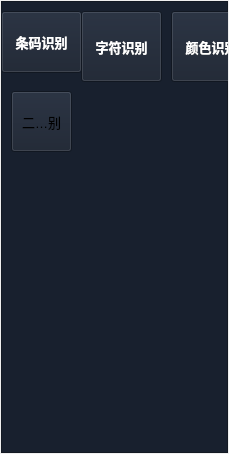
            <widget class="QWidget" name="page_4">
             <property name="geometry">
              <rect>
               <x>0</x>
               <y>0</y>
               <width>229</width>
               <height>454</height>
              </rect>
             </property>
             <attribute name="icon">
              <iconset>
               <normaloff>../../../MatchTest/Resources/视觉识别.png</normaloff>../../../MatchTest/Resources/视觉识别.png</iconset>
             </attribute>
             <attribute name="label">
              <string>视觉识别</string>
             </attribute>
             <layout class="QGridLayout" name="gridLayout_5">
              <property name="leftMargin">
               <number>1</number>
              </property>
              <property name="topMargin">
               <number>1</number>
              </property>
              <property name="rightMargin">
               <number>1</number>
              </property>
              <property name="bottomMargin">
               <number>1</number>
              </property>
              <property name="spacing">
               <number>1</number>
              </property>
              <item row="0" column="0">
               <widget class="QFrame" name="frame_6">
                <property name="styleSheet">
                 <string notr="true">background-color: rgb(24, 32, 46);</string>
                </property>
                <property name="frameShape">
                 <enum>QFrame::StyledPanel</enum>
                </property>
                <property name="frameShadow">
                 <enum>QFrame::Raised</enum>
                </property>
                <widget class="QToolButton" name="toolButton_barcode">
                 <property name="geometry">
                  <rect>
                   <x>0</x>
                   <y>10</y>
                   <width>81</width>
                   <height>62</height>
                  </rect>
                 </property>
                 <property name="font">
                  <font>
                   <family>Times New Roman</family>
                   <pointsize>10</pointsize>
                   <weight>75</weight>
                   <bold>true</bold>
                  </font>
                 </property>
                 <property name="styleSheet">
                  <string notr="true">color: rgb(255, 255, 255);</string>
                 </property>
                 <property name="text">
                  <string>条码识别</string>
                 </property>
                 <property name="icon">
                  <iconset>
                   <normaloff>../../../MatchTest/Resources/条码查询.png</normaloff>../../../MatchTest/Resources/条码查询.png</iconset>
                 </property>
                 <property name="iconSize">
                  <size>
                   <width>40</width>
                   <height>40</height>
                  </size>
                 </property>
                 <property name="toolButtonStyle">
                  <enum>Qt::ToolButtonTextUnderIcon</enum>
                 </property>
                </widget>
                <widget class="QToolButton" name="toolButton_OCR">
                 <property name="geometry">
                  <rect>
                   <x>80</x>
                   <y>10</y>
                   <width>81</width>
                   <height>71</height>
                  </rect>
                 </property>
                 <property name="font">
                  <font>
                   <family>Times New Roman</family>
                   <pointsize>10</pointsize>
                   <weight>75</weight>
                   <bold>true</bold>
                  </font>
                 </property>
                 <property name="styleSheet">
                  <string notr="true">color: rgb(255, 255, 255);</string>
                 </property>
                 <property name="text">
                  <string>字符识别</string>
                 </property>
                 <property name="icon">
                  <iconset>
                   <normaloff>../../../MatchTest/Resources/OCR.png</normaloff>../../../MatchTest/Resources/OCR.png</iconset>
                 </property>
                 <property name="iconSize">
                  <size>
                   <width>35</width>
                   <height>35</height>
                  </size>
                 </property>
                 <property name="toolButtonStyle">
                  <enum>Qt::ToolButtonTextUnderIcon</enum>
                 </property>
                </widget>
                <widget class="QToolButton" name="toolButton_color">
                 <property name="geometry">
                  <rect>
                   <x>170</x>
                   <y>10</y>
                   <width>81</width>
                   <height>71</height>
                  </rect>
                 </property>
                 <property name="font">
                  <font>
                   <family>Times New Roman</family>
                   <pointsize>10</pointsize>
                   <weight>75</weight>
                   <bold>true</bold>
                  </font>
                 </property>
                 <property name="styleSheet">
                  <string notr="true">color: rgb(255, 255, 255);</string>
                 </property>
                 <property name="text">
                  <string>颜色识别</string>
                 </property>
                 <property name="icon">
                  <iconset>
                   <normaloff>../../../MatchTest/Resources/颜色.png</normaloff>../../../MatchTest/Resources/颜色.png</iconset>
                 </property>
                 <property name="iconSize">
                  <size>
                   <width>35</width>
                   <height>35</height>
                  </size>
                 </property>
                 <property name="toolButtonStyle">
                  <enum>Qt::ToolButtonTextUnderIcon</enum>
                 </property>
                </widget>
                <widget class="QToolButton" name="QRCodeButton">
                 <property name="geometry">
                  <rect>
                   <x>10</x>
                   <y>90</y>
                   <width>61</width>
                   <height>61</height>
                  </rect>
                 </property>
                 <property name="font">
                  <font>
                   <pointsize>10</pointsize>
                  </font>
                 </property>
                 <property name="text">
                  <string>二维码识别</string>
                 </property>
                </widget>
               </widget>
              </item>
             </layout>
            </widget>
